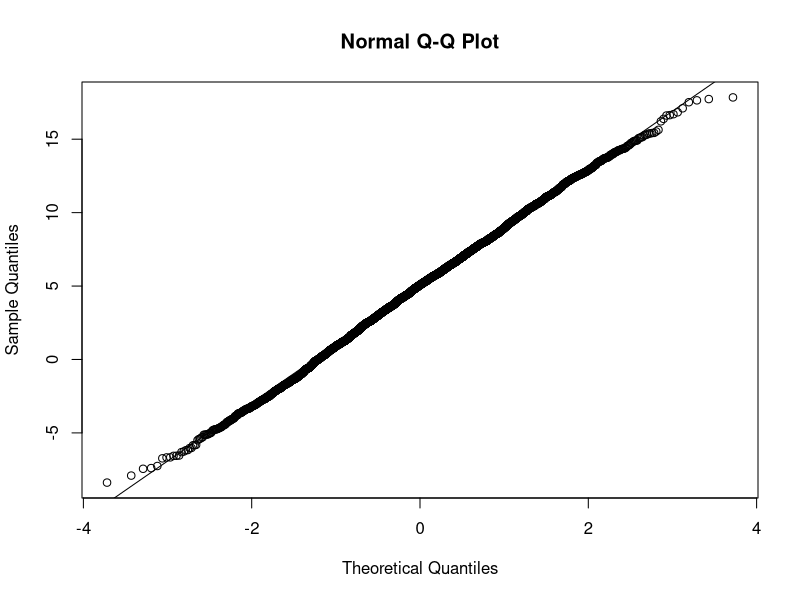
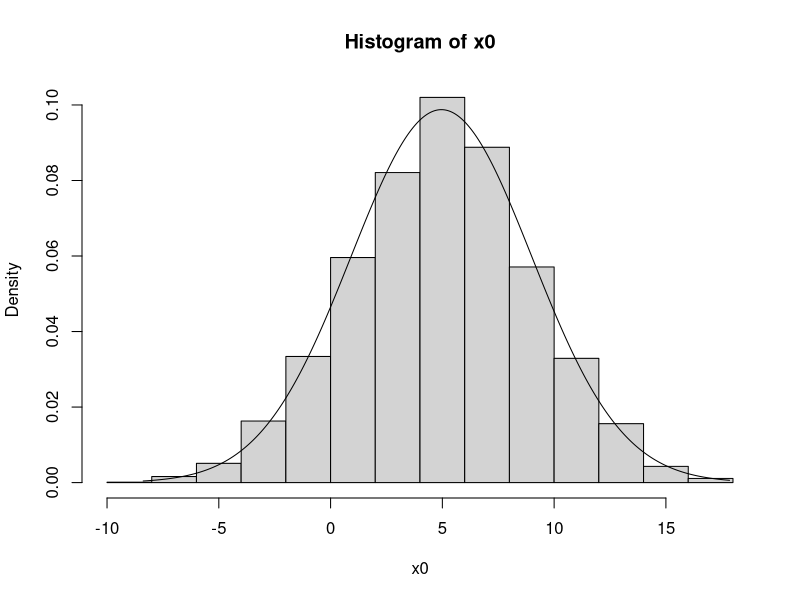
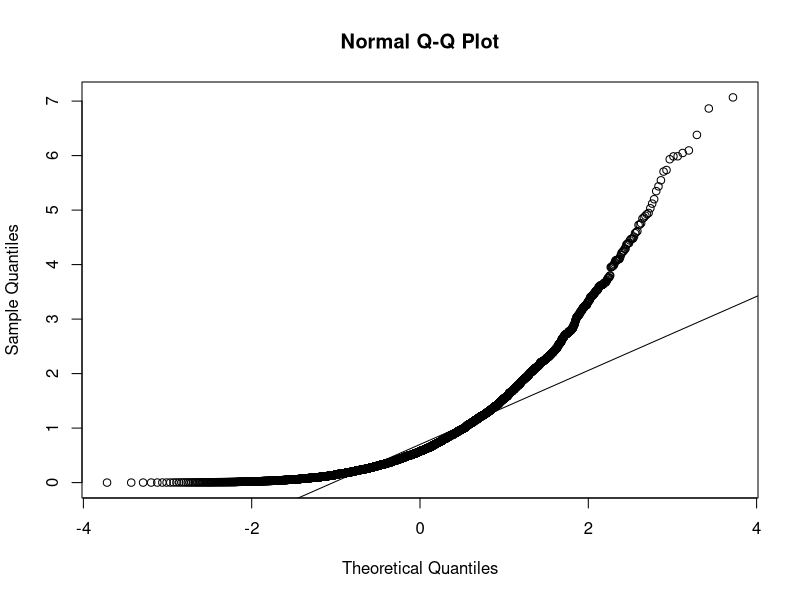
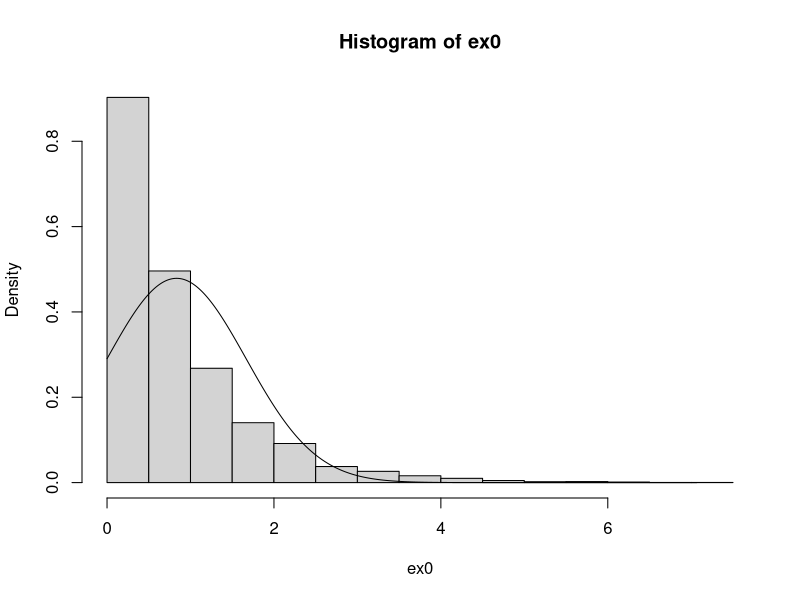
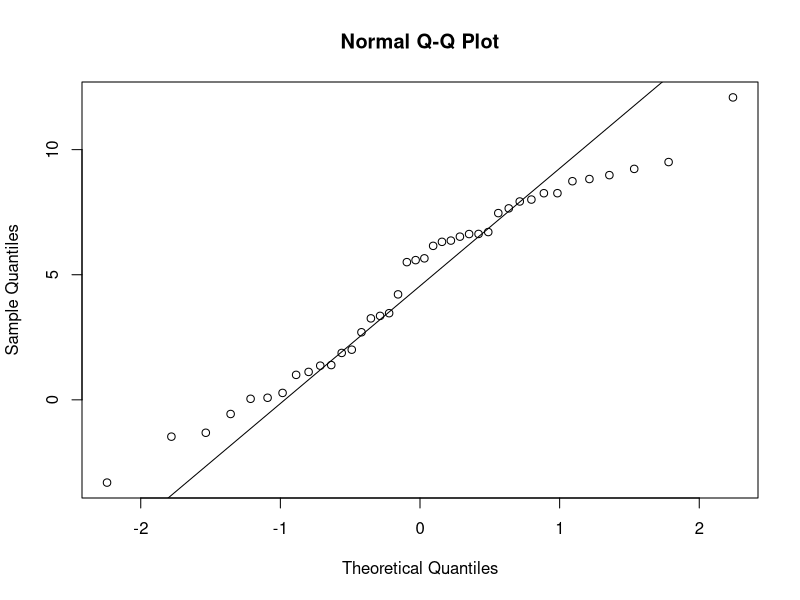
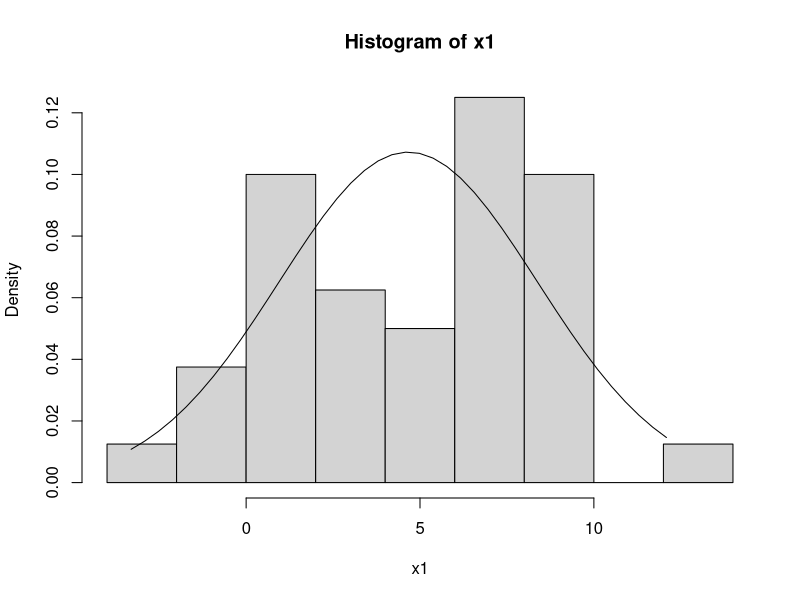
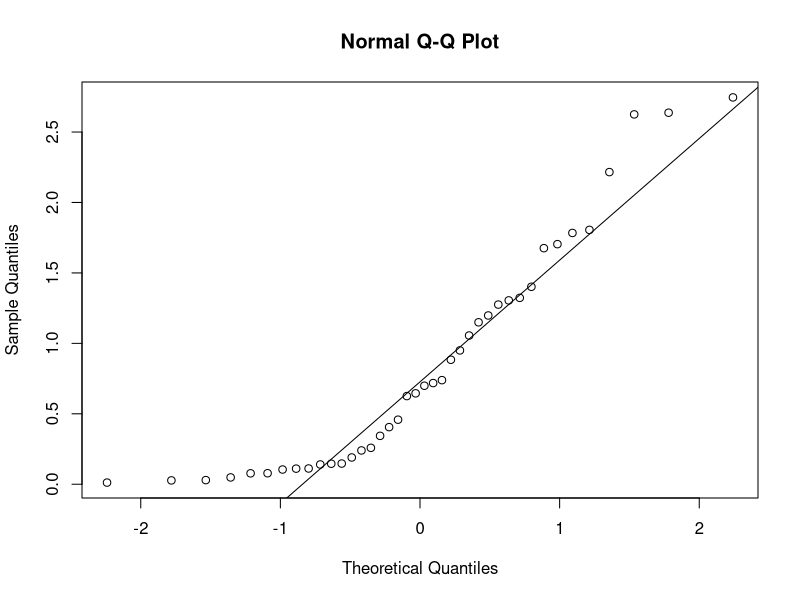
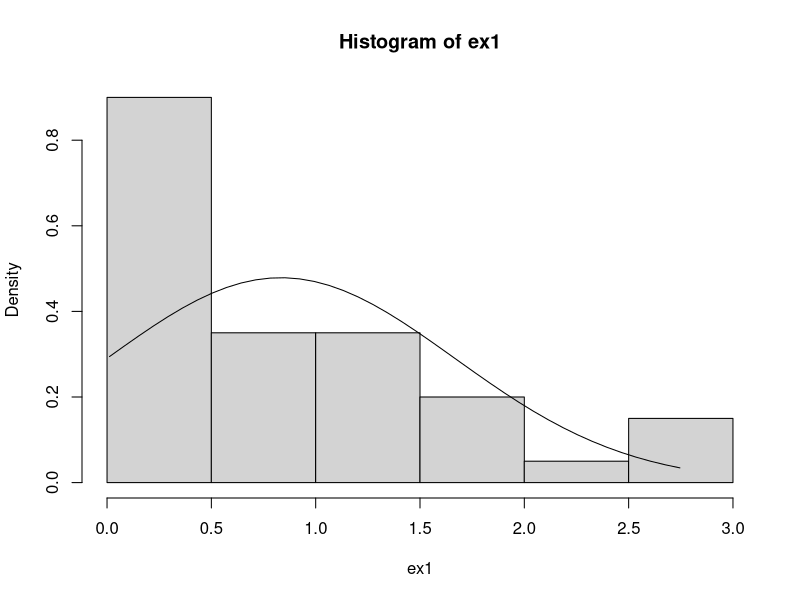

Write R code to recreate these figures, in order.
# record size, mean and sd of initial normal(5, 4) distribution
x0 <- rnorm(5000, 5, 4)
x0_n0 <- length(x0)
x0_mean0 <- mean(x0)
x0_sd0 <- sd(x0)

# take a random sample of 40 and record its size, mean and sd
x1 <- sample(x0, 40)
x1_n1 <- length(x1)
x1_mean1 <- mean(x1)
x1_sd1 <- sd(x1)

# take a random sample of 100
sample2_x0 <- sample(x0, 100)

# record size, mean and sd of initial exponential(1.2) distribution
ex0 <- rexp(5000, 1.2)
ex0_n0 <- length(ex0)
ex0_mean0 <- 1 / 1.2 # mean of exponential distribution is 1/rate, or 1/1.2

# take a random sample of 40 and record its size and mean
ex1 <- sample(ex0, 40)
ex1_n1 <- length(ex1)
ex1_mean1 <- 1 / 1.2

# take a random sample of 100
sample2_ex0 <- sample(ex0, 100)

cl <- 0.975 # variable confidence level
z_score <- qnorm(cl)

# calculate the confidence intervals for a sample size of 40 for each distribution

# calculate standard error of the means of each distribution using the known sd or mean and z-score
se_x1_kn <- x0_sd0 / sqrt(x0_n0)
se_ex1_kn <- ex0_mean0 / sqrt(x0_n0)

# using z-score and known sd
x1_left_95_kn <- x1_mean1 - z_score * se_x1_kn
x1_right_95_kn <- x1_mean1 + z_score * se_x1_kn

ex1_left_z95_kn <- ex1_mean1 - z_score * se_ex1_kn
ex1_right_z95_kn <- ex1_mean1 + z_score * se_ex1_kn


# calculate standard error of the means of each distribution using the unknown sd and t-score
t_score_x1 <- qt(cl, x1_n1 - 1)
t_score_ex1 <- qt(cl, ex1_n1 - 1)
se_x1_unkn <- x1_sd1 / sqrt(x1_n1)
se_ex1_unkn <- ex1_mean1 / sqrt(x1_n1)

x1_left_95_kn <- x1_mean1 - t_score_x1 * se_x1_kn
x1_right_95_kn <- x1_mean1 + t_score_x1 * se_x1_kn

ex1_left_z95_kn <- ex1_mean1 - t_score_ex1 * se_ex1_unkn
ex1_right_z95_kn <- ex1_mean1 + t_score_ex1 * se_ex1_unkn

#make a qqplot and a histogram with normal density curve for x0
qqnorm(x0)
qqline(x0)
hist(x0, freq = FALSE)
xfit <- seq(min(x0), max(x0), length = x0_n0)
yfit <- dnorm(xfit, mean = x0_mean0, sd = x0_sd0)
lines(xfit, yfit)

#make a qqplot and a histogram with normal density curve for ex0
qqnorm(ex0)
qqline(ex0)
hist(ex0, freq = FALSE)
xfit <- seq(min(ex0), max(ex0), length = ex0_n0)
yfit <- dnorm(xfit, mean = ex0_mean0, sd = ex0_mean0)
lines(xfit, yfit)

#make a qqplot and a histogram with normal density curve for x1 (sample of size 40 of x0)
qqnorm(x1)
qqline(x1)
hist(x1, freq = FALSE)
xfit <- seq(min(x1), max(x1), length = x1_n1)
yfit <- dnorm(xfit, mean = x1_mean1, sd = x1_sd1)
lines(xfit, yfit)

#make a qqplot and a histogram with normal density curve for ex1 (sample of size 40 of ex0)
qqnorm(ex1)
qqline(ex1)
hist(ex1, freq = FALSE)
xfit <- seq(min(ex1), max(ex1), length = ex1_n1)
yfit <- dnorm(xfit, mean = ex1_mean1, sd = ex1_mean1)
lines(xfit, yfit)

# get 95% confidence interval for the proportion 40/5000
prop <- 40 / 5000
# ci_95 <- 1.96 * sqrt((prop * (1 - prop) * (1.96 * 1.96)) / x1_n1)
ci_95 <- sqrt(0.5 * (1 - 0.5) * (1.96 * 1.96) / x0_n0)
# the value c1_95 is less than 0.02, and so is reliable